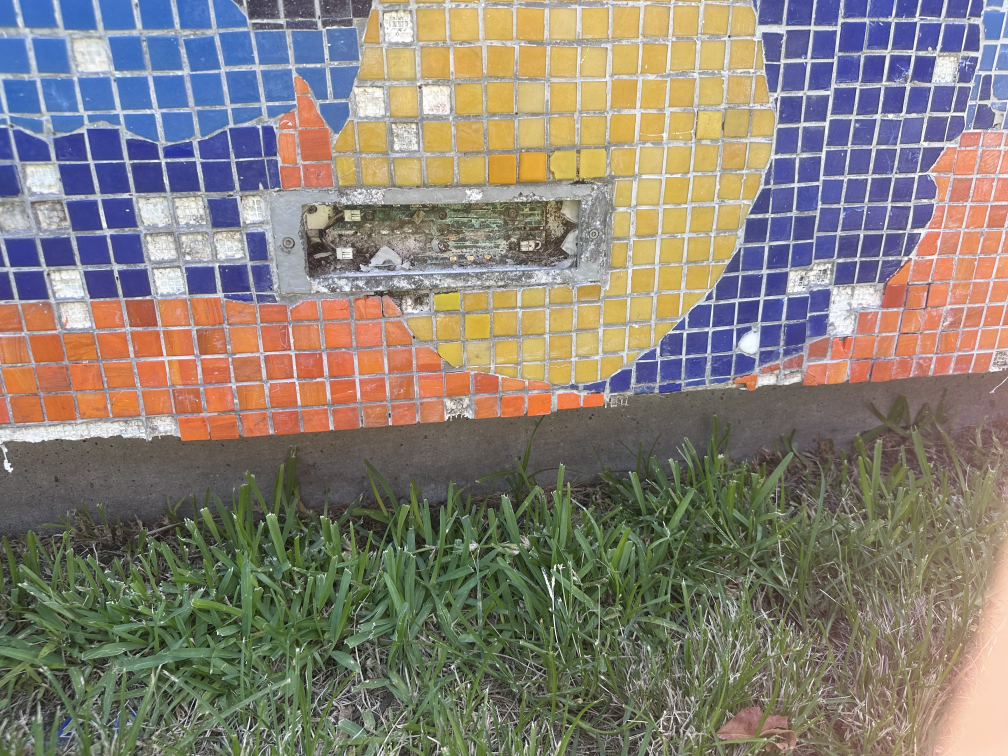
#> input picture ArchivedIdeas/mosaic.jpg, 4032 x 3024 px, found by its file name (shown at 1/4 size)
$ python edge_detection_test.py   (older library calls are emulated)
#> lines starting #> are read from the running program, lines starting #| are printed output that depends on the picture
import cv2

# Read the original image
img = cv2.imread('CS3/mosaic.jpg')
#> img is the input picture: shape (3024, 4032, 3); mean B, G, R 117.9, 128.2, 135.7
# Display original image
img = cv2.resize(img, (600,400))
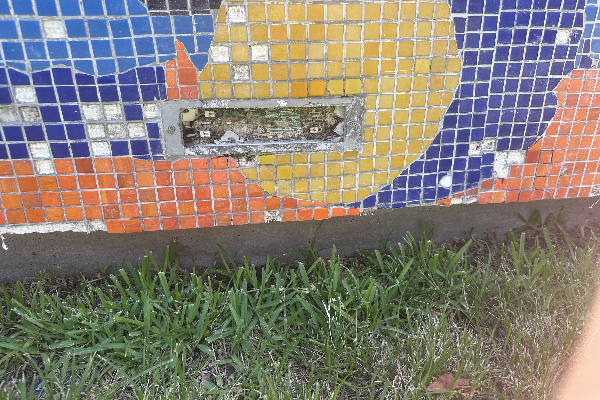
#> img: shape (400, 600, 3); mean B, G, R 117.7, 128.1, 135.5
cv2.imshow('Original', img)
cv2.waitKey(0)

# Convert to graycsale
img_gray = cv2.cvtColor(img, cv2.COLOR_BGR2GRAY)
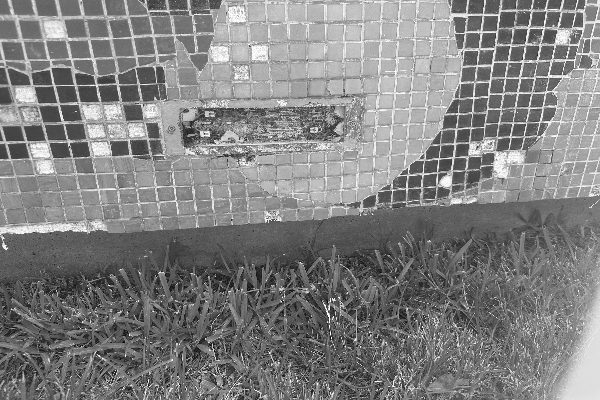
#> img_gray: shape (400, 600); min 2, max 255, mean 129.2
# Blur the image for better edge detection
img_blur = cv2.GaussianBlur(img_gray, (3, 3), 0)

# Canny Edge Detection
edges = cv2.Canny(image=img_blur, threshold1=100, threshold2=200)  # Canny Edge Detection
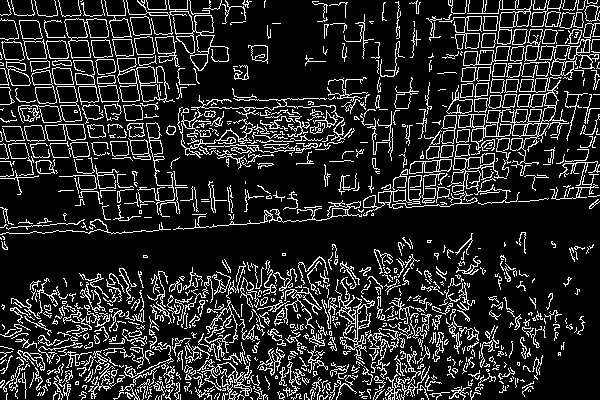
#> edges: shape (400, 600); 15.5% white in thin lines or dots
# Display Canny Edge Detection Image
cv2.imshow('Canny Edge Detection', edges)
cv2.waitKey(0)

# Apply Laplacian operator
laplacian = cv2.Laplacian(img, cv2.CV_64F)

# Convert to uint8
laplacian_abs = cv2.convertScaleAbs(laplacian)

# Display result
cv2.imshow("Laplacian Edge Detection", laplacian_abs)

cv2.waitKey(0)

cap = cv2.VideoCapture(0)
if not cap.isOpened():
    print("Cannot open camera")
    exit()
while True:
    # Capture frame-by-frame
    ret, frame = cap.read()
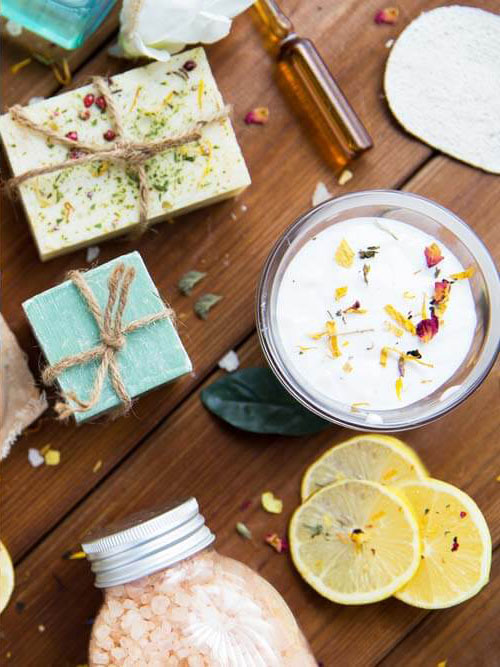
#> input picture ArchivedIdeas/leftimage.jpg, 500 x 667 px, given in place of the camera
#> frame is the input picture: shape (667, 500, 3); mean B, G, R 120.2, 143.7, 163.2

    # if frame is read correctly ret is True
    if not ret:
        print("Can't receive frame (stream end?). Exiting ...")
        break

    gray_vid = cv2.cvtColor(frame, cv2.COLOR_BGR2GRAY)
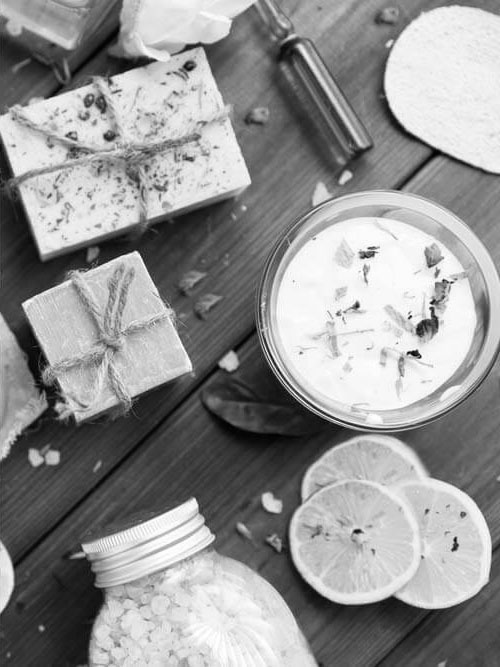
#> gray_vid: shape (667, 500); min 0, max 255, mean 146.9
    cv2.imshow('Original', frame)
    edged_frame = cv2.Canny(frame, 100, 200)
#> edged_frame: shape (667, 500); 9.4% white in thin lines or dots
    cv2.imshow('Edges', edged_frame)
    cv2.waitKey(0)

    # Apply Laplacian operator
    laplacian = cv2.Laplacian(frame, cv2.CV_64F)
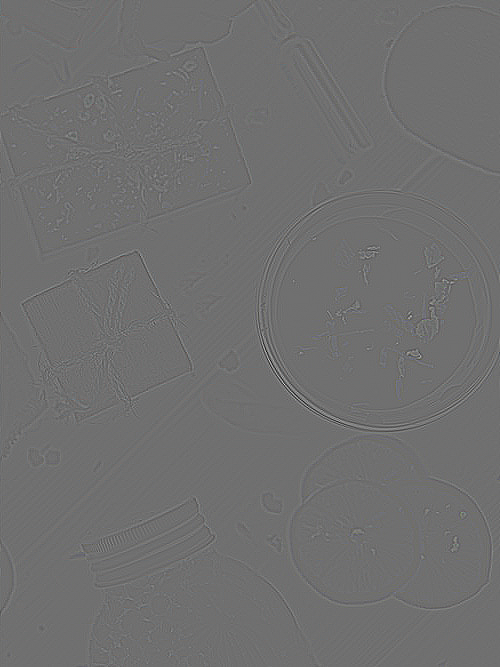
#> laplacian: shape (667, 500, 3) float64; mean B, G, R 0, 0, 0; drawn with min black and max white

    # Convert to uint8
    laplacian_abs = cv2.convertScaleAbs(laplacian)
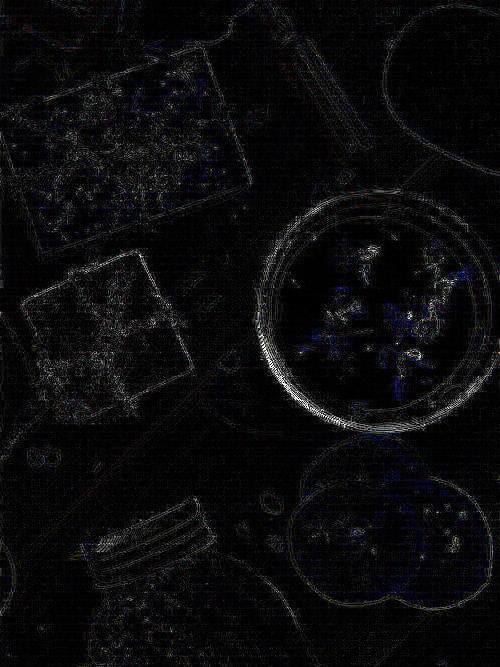
#> laplacian_abs: shape (667, 500, 3); mean B, G, R 12.1, 10.9, 11.2

    # Display result
    cv2.imshow("Laplacian Edge Detection", laplacian_abs)

    if cv2.waitKey(1) == ord('q'):
#> (key q is pressed here)
        break

# When everything done, release the capture
cap.release()
cv2.destroyAllWindows()
